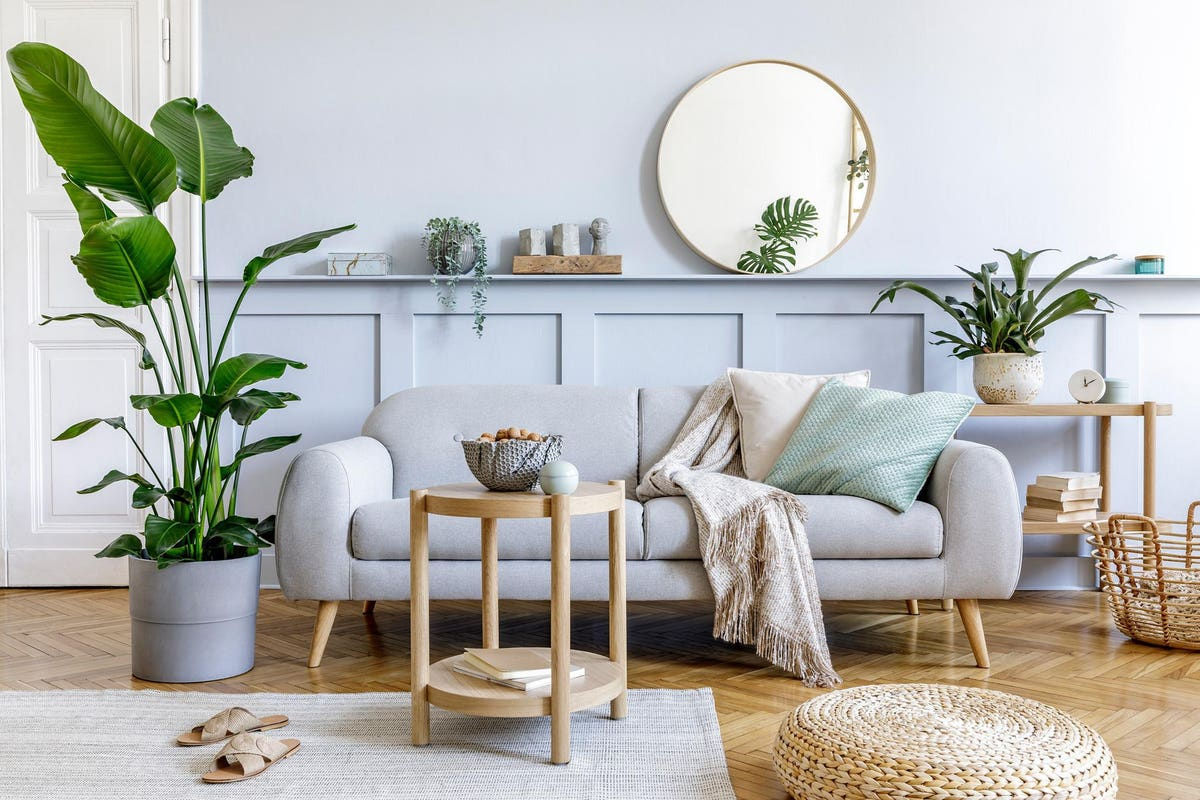
#> input picture data/homw.jpg, 1200 x 800 px
$ python color_channel.py
#> lines starting #> are read from the running program, lines starting #| are printed output that depends on the picture
#> further down, img is the input picture: shape (800, 1200, 3); mean B, G, R 178.4, 183, 183.3
import cv2 as cv
import numpy as np


def resize(frame):
    width =  int(frame.shape[1] * 0.5)
#> width = 600
    height = int(frame.shape[0] * 0.5)
#> height = 400

    dimension : tuple = (width , height)
#> dimension = (600, 400)

    return cv.resize(frame ,dimension , interpolation=cv.INTER_AREA)


img = cv.imread("./data/homw.jpg")
resizing = resize(img)
blank = np.zeros(resizing.shape[:2] , dtype="uint8")


#to split the bgr color we use split methode in openCv

b,g,r = cv.split(resizing)
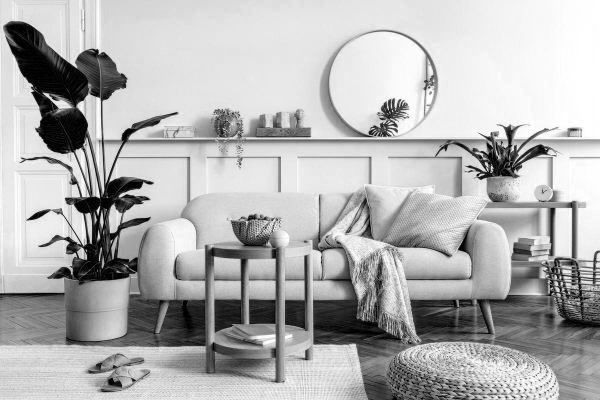
#> b: shape (400, 600); min 0, max 255, mean 178.5
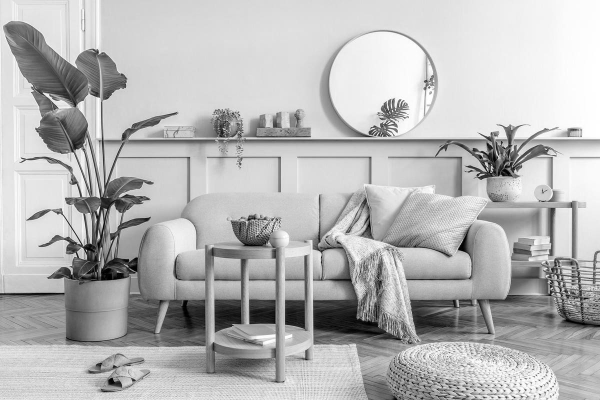
#> g: shape (400, 600); min 0, max 255, mean 183.1
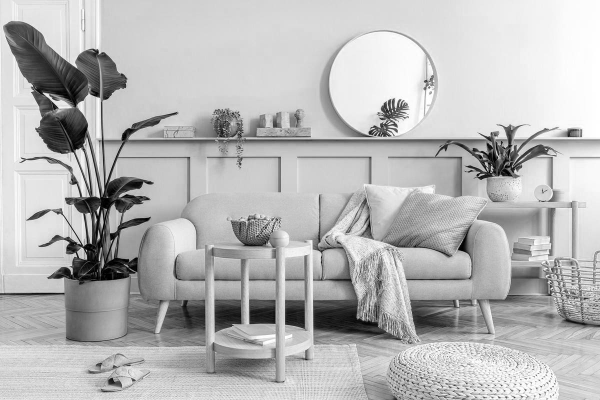
#> r: shape (400, 600); min 0, max 255, mean 183.4

blue = cv.merge([b,blank , blank])
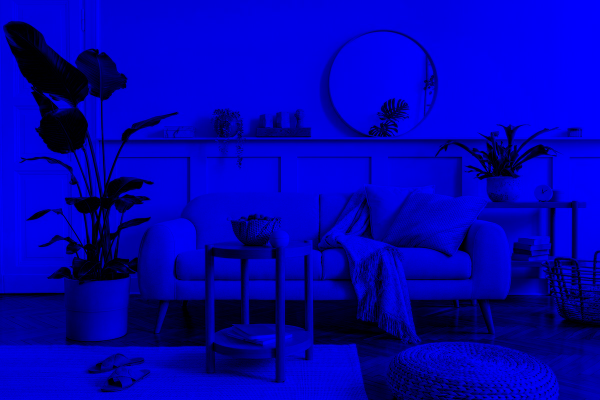
#> blue: shape (400, 600, 3); mean of channels 0, 1, 2 178.5, 0, 0; drawn as B, G, R
green = cv.merge([blank,g,blank])
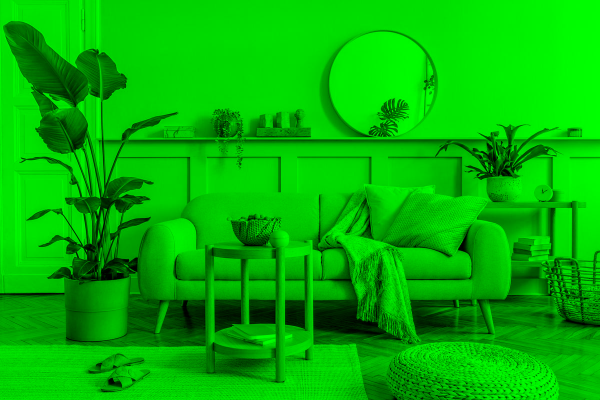
#> green: shape (400, 600, 3); mean of channels 0, 1, 2 0, 183.1, 0; drawn as B, G, R
red = cv.merge([blank,blank,r])
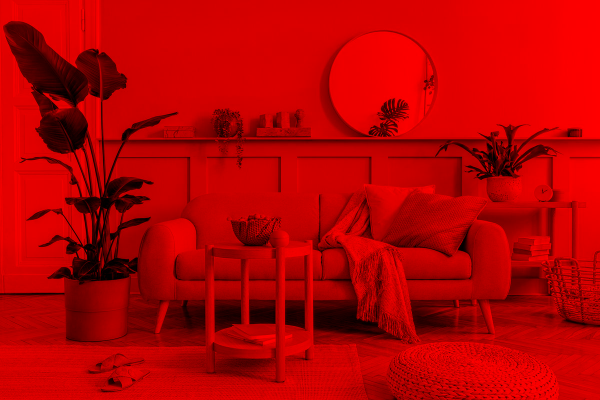
#> red: shape (400, 600, 3); mean of channels 0, 1, 2 0, 0, 183.4; drawn as B, G, R


#display the b,g,r color photo
cv.imshow("blue" , blue)
cv.imshow("red" , red)
cv.imshow("green" , green)

print(img.shape)
#| (800, 1200, 3)
print(b.shape)
#| (400, 600)
print(g.shape)
#| (400, 600)
print(r.shape)
#| (400, 600)

marge = cv.merge([b,g,r])
cv.imshow("merge", marge)

#merge the b,g,r color, use merge methode in openCv


cv.imshow("fimg",resizing)
cv.waitKey(0)
